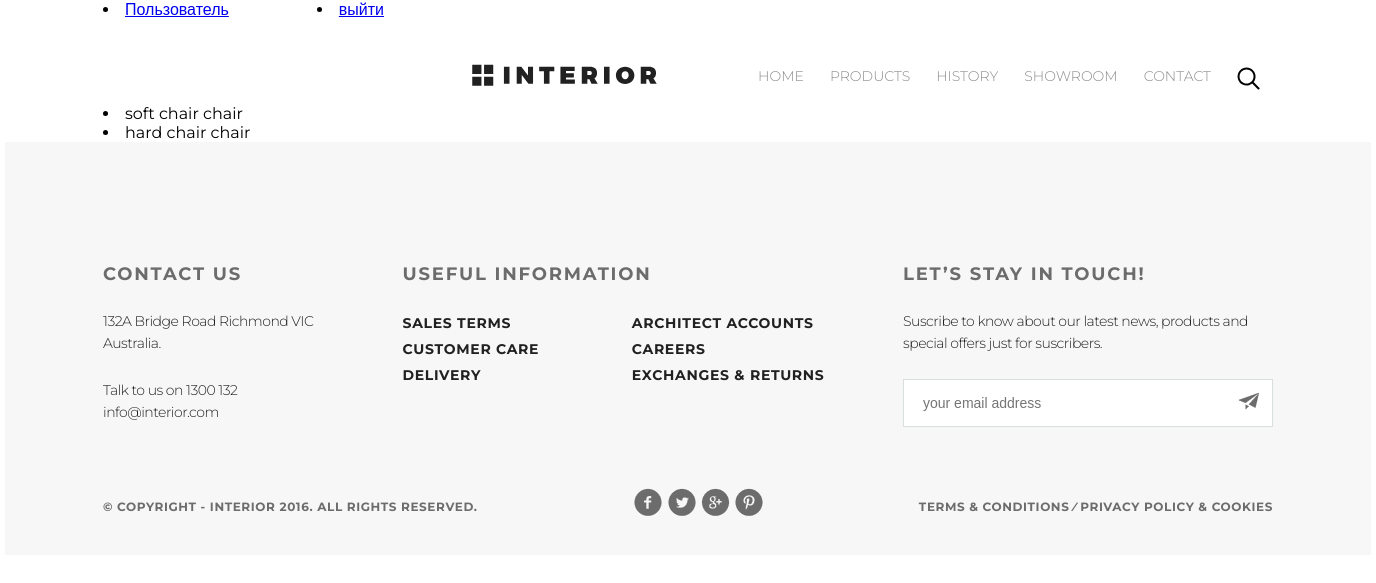
Screenshot of /products/ (signed in) with the database file from the repository.
### authapp/models.py (models this page shows)
class ShopUser(AbstractUser):
    avatar = models.ImageField(upload_to='users_avatars', blank=True)
    age = models.PositiveIntegerField(verbose_name='age')

### mainapp/models.py (models this page shows, shortened)
class Product (models.Model):
    category = models.ForeignKey(ProductCategory, on_delete=models.CASCADE)
    name = models.CharField(verbose_name='Name', max_length=128)
    image = models.ImageField(upload_to='products_images', blank=True)
    short_desc = models.CharField(verbose_name='Short description', max_length=60, blank=True)
    description = models.TextField(verbose_name='Description', blank=True)
    price = models.DecimalField(verbose_name='Price', max_digits=8, decimal_places=2, default=0)
    quantity = models.PositiveIntegerField(verbose_name='Quantity', default=0)

class ProductCategory (models.Model):
    name = models.CharField(verbose_name='Category', max_length=128, unique=True)
    description = models.TextField(verbose_name='Description', blank=True)

### mainapp/views.py (the view)
# urls.py: url(r'^products/', include('mainapp.urls', namespace='products')),
def products(request, pk=None):
    title = 'Products'
    products_list = Product.objects.all()[:4]
    content = {'title': title, 'products': products_list}
    return render(request, 'mainapp/products.html', content)

### mainapp/templates/mainapp/products.html (shortened to what this page needs)
{% extends 'mainapp/base.html' %}
{% block content %}
    <div class="header padding-site">
        {% include 'mainapp/include/inc_menu.html' %}
    </div>
    <div class="padding-site">
        {% for product in products %}
            <li>{{ product.name }} {{ product.category.name }}</li>
        {% endfor %}
    </div>
{% endblock %}

### mainapp/templates/mainapp/include/inc_menu.html
{% if user.is_authenticated %}
<li>
    <a href="{% url 'auth:edit' %}">
        {{ user.first_name|default:'Пользователь' }}
    </a>
</li>
{% endif %}
<li>
    {% if user.is_authenticated %}
      <a href="{% url 'auth:logout' %}">выйти</a>
    {% else %}
        <a href="{% url 'auth:login' %}">войти</a> or <a href="{% url 'auth:register' %}">Register</a>
    {% endif %}
</li>
<a class="logo" href="#"><img src="/static/img/logo.svg" alt="logo"></a>
<ul class="menu">
    <li><a href="{% url 'main' %}" class="menu-link">HOME </a></li>
    <li><a href="{% url 'products:index' %}" class="menu-link">PRODUCTS </a></li>
    <li><a href="#" class="menu-link">HISTORY </a></li>
    <li><a href="#" class="menu-link">SHOWROOM</a></li>
    <li><a href="{% url 'contacts' %}" class="menu-link">CONTACT</a></li>
    <li><a href="#" class="menu-link"><img src="/static/img/search.svg" alt="search"></a></li>
</ul>

### static/css/style.css (style rules this page uses)
* { margin: 0; padding: 0; }
body { font-family: 'Montserrat', sans-serif; }
.header { display: flex; justify-content: space-between; }
.menu { display: flex; list-style-type: none; margin-top: 57px; }
.padding-site { padding-left: 98px; padding-right: 98px; }
.logo { margin-top: 64px; }
.menu-link { padding: 10px 13px; display: block; color: #8c8c8c; font-size: 14px; font-weight: 300; text-transform: uppercase; text-decoration: none; }

### rows the page displays
ShopUser: first_name "Пользователь"
Product: name "soft chair", category.name "chair"
Product: name "hard chair", category.name "chair"
